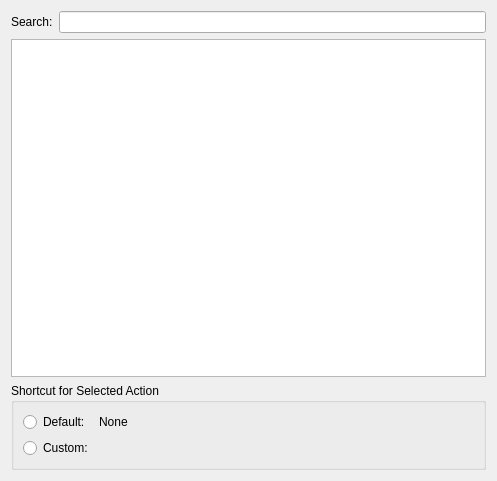
<?xml version="1.0" encoding="UTF-8"?>
<ui version="4.0">
 <class>ShortcutsSettingsPage</class>
 <widget class="QWidget" name="ShortcutsSettingsPage">
  <property name="geometry">
   <rect>
    <x>0</x>
    <y>0</y>
    <width>497</width>
    <height>481</height>
   </rect>
  </property>
  <property name="windowTitle">
   <string>Form</string>
  </property>
  <layout class="QVBoxLayout" name="verticalLayout">
   <item>
    <layout class="QHBoxLayout" name="horizontalLayout">
     <item>
      <widget class="QLabel" name="label_2">
       <property name="text">
        <string>Search:</string>
       </property>
      </widget>
     </item>
     <item>
      <widget class="QLineEdit" name="searchEdit"/>
     </item>
    </layout>
   </item>
   <item>
    <widget class="QTreeView" name="shortcutsView">
     <property name="editTriggers">
      <set>QAbstractItemView::NoEditTriggers</set>
     </property>
     <property name="showDropIndicator" stdset="0">
      <bool>false</bool>
     </property>
     <property name="alternatingRowColors">
      <bool>true</bool>
     </property>
     <property name="sortingEnabled">
      <bool>true</bool>
     </property>
     <property name="animated">
      <bool>false</bool>
     </property>
     <property name="allColumnsShowFocus">
      <bool>true</bool>
     </property>
     <attribute name="headerCascadingSectionResizes">
      <bool>true</bool>
     </attribute>
     <attribute name="headerStretchLastSection">
      <bool>true</bool>
     </attribute>
    </widget>
   </item>
   <item>
    <widget class="QGroupBox" name="actionBox">
     <property name="title">
      <string>Shortcut for Selected Action</string>
     </property>
     <layout class="QGridLayout" name="gridLayout">
      <item row="0" column="0">
       <widget class="QRadioButton" name="useDefault">
        <property name="text">
         <string>Default:</string>
        </property>
       </widget>
      </item>
      <item row="0" column="1">
       <widget class="QLabel" name="defaultShortcut">
        <property name="text">
         <string>None</string>
        </property>
       </widget>
      </item>
      <item row="1" column="0">
       <widget class="QRadioButton" name="useCustom">
        <property name="text">
         <string>Custom:</string>
        </property>
       </widget>
      </item>
      <item row="1" column="1">
       <widget class="KeySequenceWidget" name="keySequenceWidget" native="true"/>
      </item>
      <item row="1" column="2">
       <spacer name="horizontalSpacer">
        <property name="orientation">
         <enum>Qt::Horizontal</enum>
        </property>
        <property name="sizeHint" stdset="0">
         <size>
          <width>346</width>
          <height>20</height>
         </size>
        </property>
       </spacer>
      </item>
     </layout>
    </widget>
   </item>
  </layout>
 </widget>
 <customwidgets>
  <customwidget>
   <class>KeySequenceWidget</class>
   <extends>QWidget</extends>
   <header>keysequencewidget.h</header>
   <container>1</container>
  </customwidget>
  <customwidget>
   <class>LineEdit</class>
   <extends>QLineEdit</extends>
   <header>lineedit.h</header>
   <container>1</container>
  </customwidget>
 </customwidgets>
 <tabstops>
  <tabstop>searchEdit</tabstop>
  <tabstop>shortcutsView</tabstop>
  <tabstop>useDefault</tabstop>
  <tabstop>useCustom</tabstop>
 </tabstops>
 <resources/>
 <connections/>
</ui>
